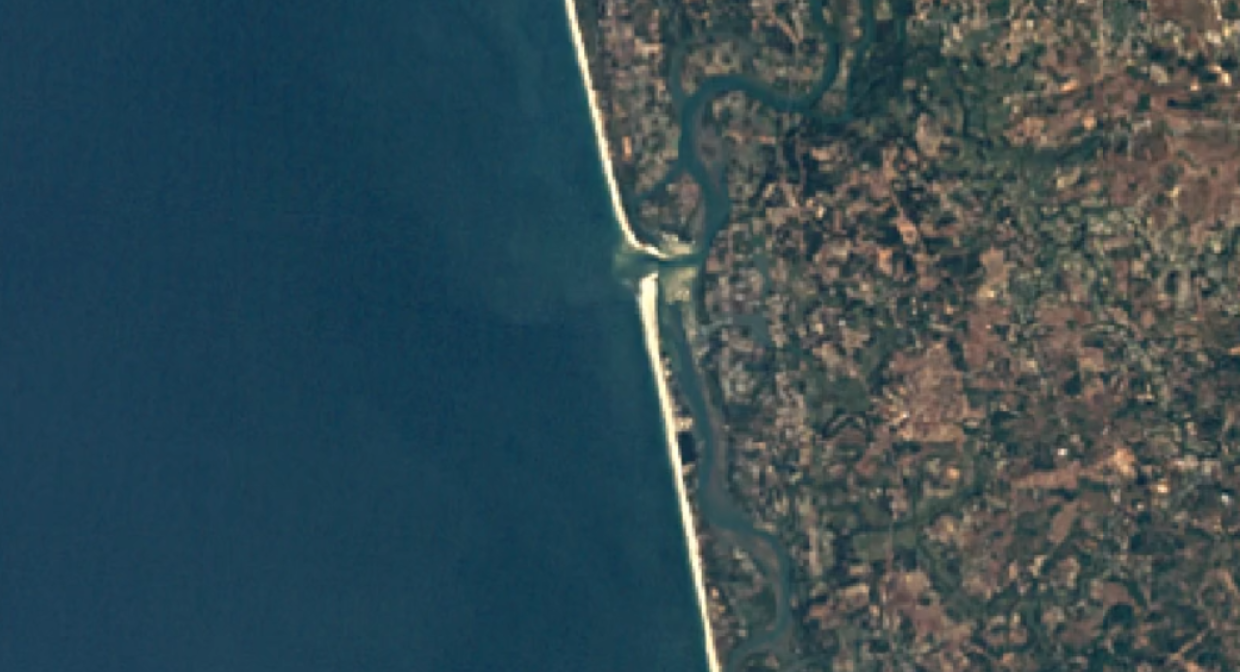
#> input picture SatImages/1984.png, 1240 x 672 px; its folder holds only this picture in this run
$ jupyter execute --allow-errors Shoreline_saves.ipynb
#> lines starting #> are read from the running program, lines starting #| are printed output that depends on the picture; after the words box and inside, x2 and y2 are one past the last pixel; in counts of white or black regions, pixels touching at a corner belong together
[cell 1]
import os
import os
folder_path = '/content/drive/MyDrive/models'
os.makedirs(folder_path, exist_ok=True)

[cell 2]
import numpy as np
import pandas as pd
import cv2
from PIL import Image
from pathlib import Path
import matplotlib.pyplot as plt

[cell 3]
def DF(directory):
    paths=pd.Series(sorted(directory.glob(r"*.png")),name="ImagPath").astype(str)
    return paths

Paths=Path("/content/drive/MyDrive/SatImages")
Img=DF(Paths)

[cell 4]
image=cv2.imread(Img[0],cv2.IMREAD_GRAYSCALE)
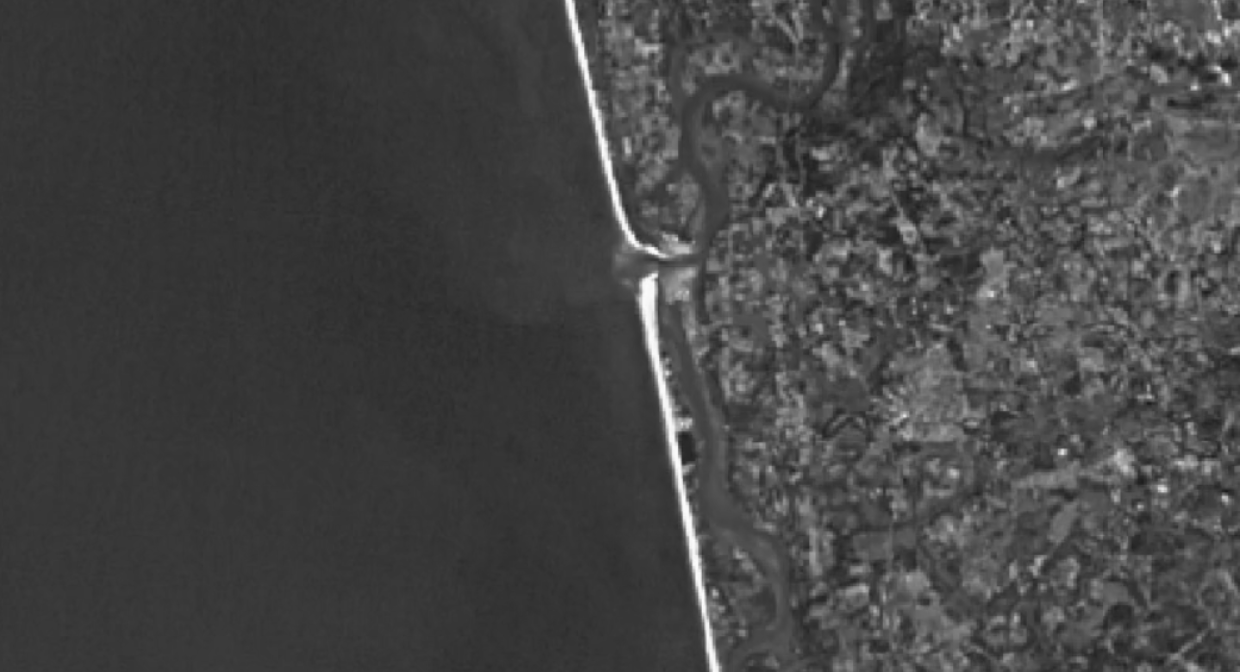
#> image: shape (672, 1240); min 26, max 252, mean 69.2
blurred = cv2.GaussianBlur(image, (5, 5), 0)
edge = cv2.Canny(image, threshold1=250, threshold2=200)
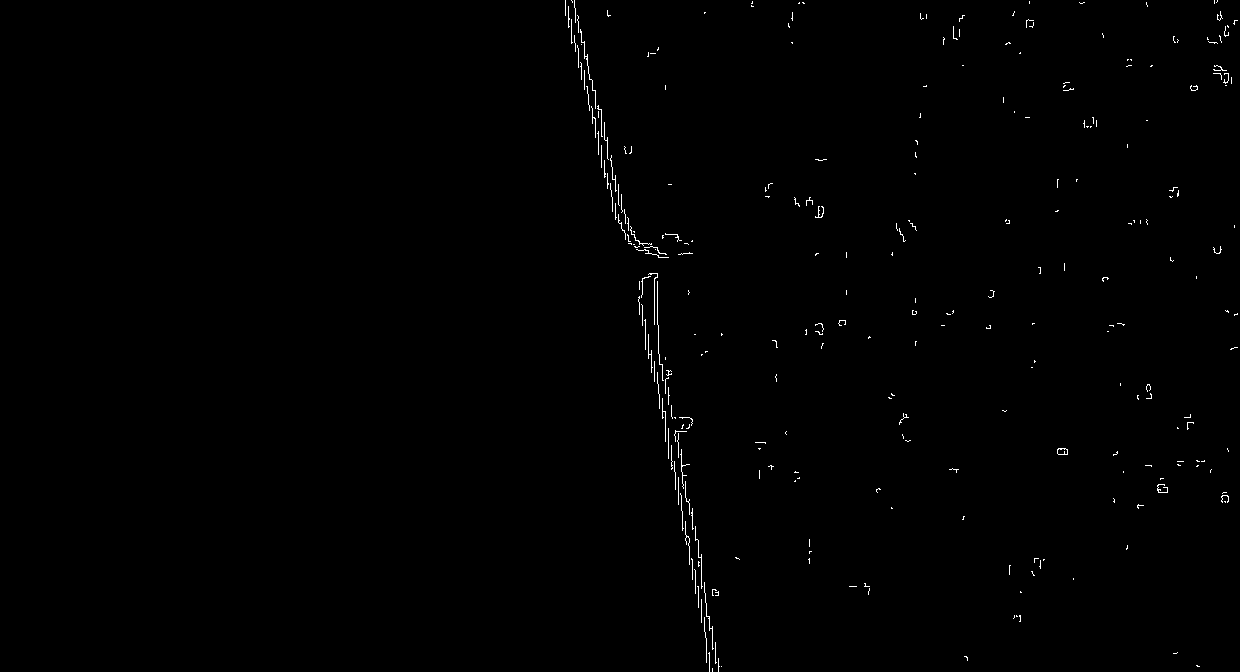
#> edge: shape (672, 1240); 0.46% white in thin lines or dots, all inside (x1, y1, x2, y2) = (565, 0, 1238, 672)

plt.figure(figsize=(10,5))
plt.imshow(edge,cmap="inferno")
plt.show()

[cell 5]
Edges = np.argwhere(edge== 255) #255 is the threshold, that would specify the algo to select the extreme points only
#> Edges = 3834 pairs, first value 0 to 671, second value 565 to 1237
DataP=np.array(Edges)
#> DataP has the same summary as Edges

[cell 6]
year=1984
df=pd.DataFrame(DataP)
#> df = table of 3834 rows and 2 columns
df.columns=["Axis",year]
plt.figure()
plt.scatter(df[year],df["Axis"],s=0.5,color="Black" )
plt.gca().invert_yaxis()
plt.show()
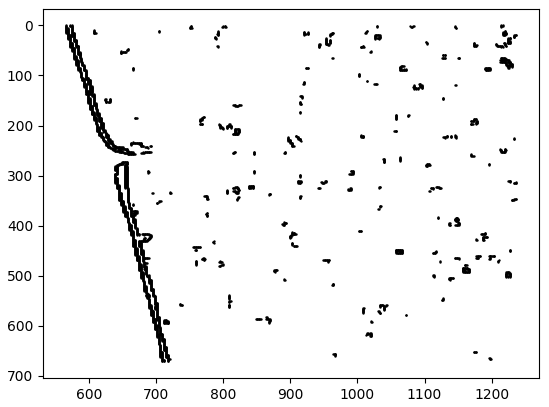
#> figure drawn by matplotlib, 1 panel

[cell 7]
df.to_csv("Test.csv",index=False)

[cell 8]
year=1984
df=pd.DataFrame(DataP)
df.columns=["Axis",year]
df= df.drop_duplicates(subset=["Axis"]).reset_index(drop=True)
#> df = table of 671 rows and 2 columns

[cell 9]
plt.figure()
plt.scatter(df[year],df["Axis"],s=0.5,color="Black" )
plt.gca().invert_yaxis()
plt.show()
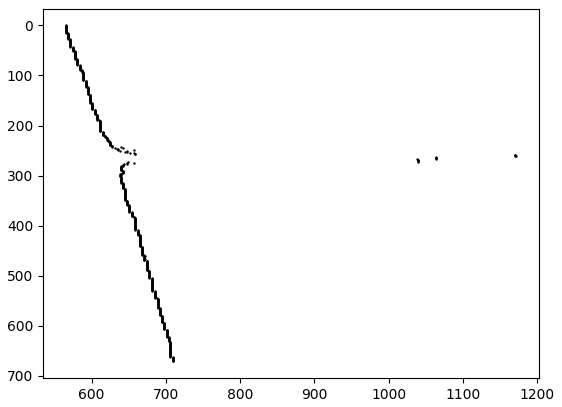
#> figure drawn by matplotlib, 1 panel

[cell 10]
df.to_csv("DF.csv",index=False)

[cell 11]
for i in range(1,len(Img)):
    image=cv2.imread(Img[i],cv2.IMREAD_GRAYSCALE)
    blurred = cv2.GaussianBlur(image, (5, 5), 0)
    edge = cv2.Canny(image, threshold1=250, threshold2=200)
    edge_points = np.argwhere(edge == 255)
    Data_points=np.array(edge_points)
    ndf=pd.DataFrame(Data_points)
    year=1984+i
    ndf.columns=["Axis",year]
    ndf= ndf.drop_duplicates(subset=["Axis"]).reset_index(drop=True)
    df = pd.concat([df, ndf[year]], axis=1)
    df.to_csv("DF.csv",index=False)

[cell 12]
Points=pd.read_csv("DF.csv")

[cell 13]
plt.figure()
#> (the rest of this cell did not finish here and is left out)

#> (a cell that did not finish here is left out)

[cell 15]
plt.figure()
plt.scatter(Points["1984"],Points["Axis"],s=0.5,color="Red",label="1984")
#> (the rest of this cell did not finish here and is left out)

[cell 16]
#a plot on how the location of a pixel in one row changes year by year
y = np.array(Points.iloc[250][1:]).reshape(-1, 1)
years = np.array([i for i in range(1984, 2023)]).reshape(-1, 1)

plt.figure()
#> (the rest of this cell did not finish here and is left out)

[cell 17]
from sklearn.svm import SVR
rbf_models = []
C = Points["1984"].mean()

#> (the rest of this cell did not finish here and is left out)

[cell 18]
def Prediction_svr(year):
#> called with year = 2040
    pred_points = []
    year = np.array([year]).reshape(-1, 1)
    for rbf_model in rbf_models:
        prediction = rbf_model.predict(year)
        pred_points.append(prediction)
    return pred_points

[cell 19]
plt.figure()
#> (the rest of this cell did not finish here and is left out)

[cell 20]
from sklearn.metrics import mean_absolute_error, mean_squared_error, r2_score
ground_truth = Points["1984"]

predicted_shoreline = np.array(Prediction_svr(1984)).flatten()

#> (the rest of this cell did not finish here and is left out)

[cell 21]
import pickle
i=0
for model in rbf_models:
    filename = os.path.join(folder_path, f'svr_point_{i}.pkl')
    with open(filename, 'wb') as file:
        pickle.dump(model, file)
    i+=1

print(f"Models saved in: {folder_path}")
